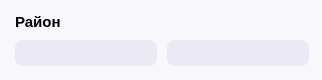
             <widget class="QWidget" name="sign_7" native="true">
              <property name="minimumSize">
               <size>
                <width>310</width>
                <height>0</height>
               </size>
              </property>
              <property name="maximumSize">
               <size>
                <width>322</width>
                <height>80</height>
               </size>
              </property>
              <property name="styleSheet">
               <string notr="true">background-color: rgb(248, 247, 252);
border: none;
border-radius: 21px;
</string>
              </property>
              <widget class="QWidget" name="layoutWidget_60">
               <property name="geometry">
                <rect>
                 <x>0</x>
                 <y>0</y>
                 <width>326</width>
                 <height>81</height>
                </rect>
               </property>
               <layout class="QVBoxLayout" name="verticalLayout_50">
                <property name="spacing">
                 <number>5</number>
                </property>
                <property name="leftMargin">
                 <number>15</number>
                </property>
                <property name="topMargin">
                 <number>9</number>
                </property>
                <property name="rightMargin">
                 <number>15</number>
                </property>
                <property name="bottomMargin">
                 <number>15</number>
                </property>
                <item>
                 <widget class="QLabel" name="label_110">
                  <property name="font">
                   <font>
                    <pointsize>11</pointsize>
                    <weight>75</weight>
                    <bold>true</bold>
                   </font>
                  </property>
                  <property name="text">
                   <string>Район</string>
                  </property>
                 </widget>
                </item>
                <item>
                 <layout class="QHBoxLayout" name="horizontalLayout_42">
                  <property name="spacing">
                   <number>10</number>
                  </property>
                  <item>
                   <widget class="QLabel" name="label_111">
                    <property name="minimumSize">
                     <size>
                      <width>142</width>
                      <height>26</height>
                     </size>
                    </property>
                    <property name="maximumSize">
                     <size>
                      <width>142</width>
                      <height>26</height>
                     </size>
                    </property>
                    <property name="font">
                     <font>
                      <pointsize>10</pointsize>
                      <weight>75</weight>
                      <bold>true</bold>
                     </font>
                    </property>
                    <property name="styleSheet">
                     <string notr="true">background-color: rgb(235, 233, 244);
border: none;
border-radius: 8px;</string>
                    </property>
                    <property name="frameShadow">
                     <enum>QFrame::Plain</enum>
                    </property>
                    <property name="text">
                     <string/>
                    </property>
                    <property name="margin">
                     <number>0</number>
                    </property>
                   </widget>
                  </item>
                  <item>
                   <widget class="QLabel" name="label_112">
                    <property name="minimumSize">
                     <size>
                      <width>142</width>
                      <height>26</height>
                     </size>
                    </property>
                    <property name="maximumSize">
                     <size>
                      <width>142</width>
                      <height>26</height>
                     </size>
                    </property>
                    <property name="font">
                     <font>
                      <pointsize>10</pointsize>
                      <weight>75</weight>
                      <bold>true</bold>
                     </font>
                    </property>
                    <property name="styleSheet">
                     <string notr="true">background-color: rgb(235, 233, 244);
border: none;
border-radius: 8px;</string>
                    </property>
                    <property name="frameShadow">
                     <enum>QFrame::Plain</enum>
                    </property>
                    <property name="text">
                     <string/>
                    </property>
                    <property name="margin">
                     <number>0</number>
                    </property>
                   </widget>
                  </item>
                 </layout>
                </item>
               </layout>
              </widget>
             </widget>
